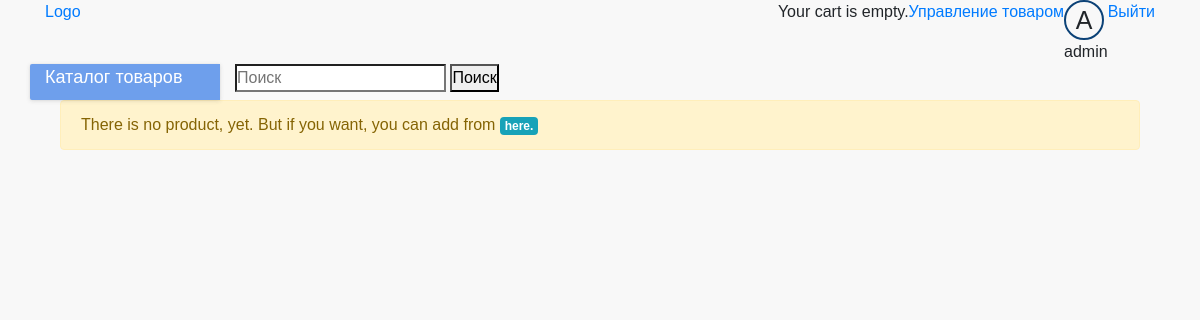
/store/manage/book/ (signed in), run on an earlier commit of the app's database.
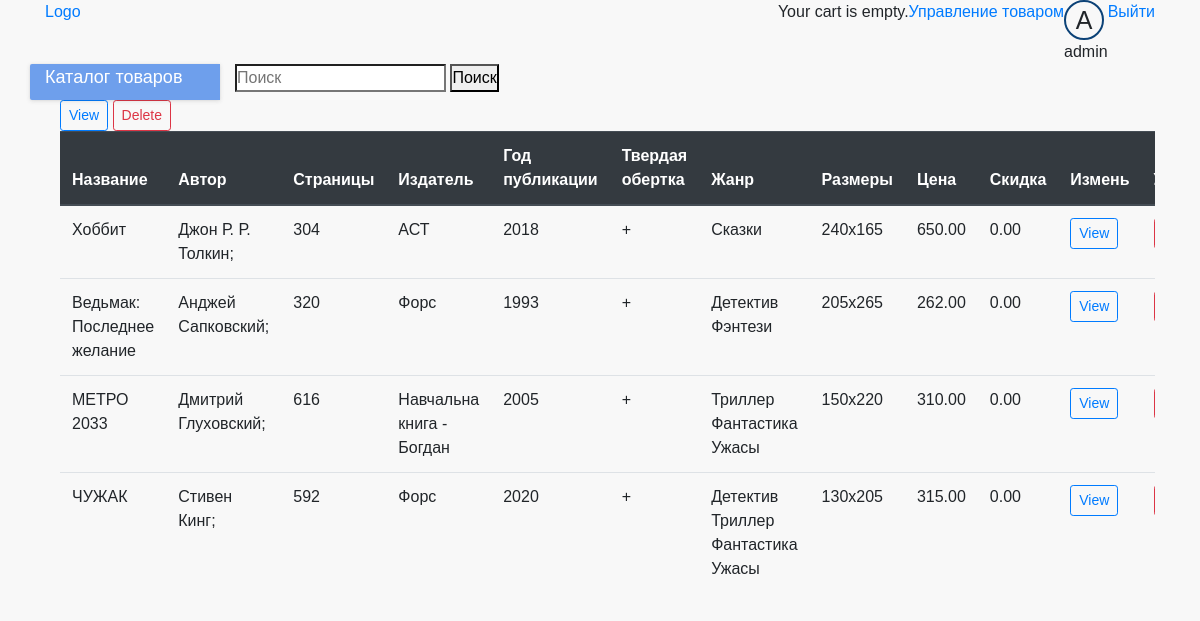
And on a later commit of the database.
### store/models.py (models this page shows, shortened)
class Product(models.Model):
    category = models.ForeignKey(Category, on_delete=models.SET_NULL, null=True)
    name = models.CharField(max_length=100, verbose_name='Название', help_text="Enter book name.", blank=True)
    price = models.DecimalField(max_digits=10, verbose_name='Цена', decimal_places=2, help_text="Enter price book",
                                blank=True)
    Discounts = models.DecimalField(max_digits=10, verbose_name='Скидка', decimal_places=2, help_text="Enter discounts",
                                    blank=True)
    image = models.ImageField(upload_to='images/books/', verbose_name='Изображение', blank=True, null=True)
    slug = models.SlugField(max_length=100)
    class Meta:
        ordering = ['-id']

class Book(Product):
    author = models.ManyToManyField(BookAuthor, verbose_name='Автор')
    genre = models.ManyToManyField(BookGenre, verbose_name='Жанр')
    hard_cover = models.CharField(max_length=1, verbose_name='Твердая обложка', help_text="Enter hard cover book (+/-)",
                                  blank=True)
    pages = models.CharField(max_length=5, verbose_name='Количество страниц', help_text="Enter number of pages",
                             blank=True)
    pub_year = models.IntegerField(verbose_name='Год издания', help_text="Enter year of publication", blank=True,
                                   null=True)
    publisher = models.ForeignKey(Publisher, on_delete=models.SET_NULL, null=True)
    size = models.CharField(max_length=10, verbose_name='Размеры', help_text="Enter size book", blank=True)

class Product(models.Model):
    category = models.ForeignKey(Category, on_delete=models.SET_NULL, null=True)
    name = models.CharField(max_length=100, verbose_name='Название', help_text="Enter book name.", blank=True)
    price = models.DecimalField(max_digits=10, verbose_name='Цена', decimal_places=2, help_text="Enter price book",
                                blank=True)
    Discounts = models.DecimalField(max_digits=10, verbose_name='Скидка', decimal_places=2, help_text="Enter discounts",
                                    blank=True)
    image = models.ImageField(upload_to='images/books/', verbose_name='Изображение', blank=True, null=True)
    slug = models.SlugField(max_length=100)
    class Meta:
        ordering = ['-id']

class BookAuthor(models.Model):
    name = models.CharField(max_length=50, verbose_name='Имя', help_text="Enter author name.", blank=True)
    slug = models.SlugField(max_length=100)
    def __str__(self):
        return self.name + ';'

class Publisher(models.Model):
    name = models.CharField(max_length=50, verbose_name='Жанр', help_text="Enter publisher.", blank=True)
    slug = models.SlugField(max_length=100)
    def __str__(self):
        return self.name

class BookGenre(models.Model):
    name = models.CharField(max_length=50, verbose_name='Жанр', help_text="Enter book genre.", blank=True)
    slug = models.SlugField(max_length=100)
    def __str__(self):
        return self.name

### store/views.py (the view)
# urls.py: path('store/manage/book/', views.BooksManageView.as_view(), name='book_manage'),
class BooksManageView(PermissionRequiredMixin, generic.ListView):
    permission_required = PERMISSION_ON_SITE['moderator']
    model = Book
    template_name = 'store/book/book_manage.html'
    paginate_by = 10
    def get_context_data(self, **kwargs):
        context = super(BooksManageView, self).get_context_data(**kwargs)
        context['is_shown_by_default'] = True
        return context

### cart/cart.py (called while the page is built)
    def __len__(self):
        return sum(item['quantity'] for item in self.cart.values())

### cart/context_processors.py (called while the page is built)
def cart(request):
    return {'cart': Cart(request)}

### store/templates/store/book/book_manage.html (shortened to what this page needs)
{% extends 'base_generic.html' %}
{% block content %}
  {% if book_list %}
    <div class="col-12" style="overflow-x: scroll">
      <a href="{% url 'store:book_create' %}">
        <button type="button" class="btn btn-outline-primary btn-sm">View</button>
      </a>
      <button type="button" class="btn btn-outline-danger btn-sm">Delete</button>
      <table class="table">
        <thead class="thead-dark">
        <tr>
          <th scope="col">Название</th>
          <th scope="col">Автор</th>
          <th scope="col">Страницы</th>
          <th scope="col">Издатель</th>
          <th scope="col">Год публикации</th>
          <th scope="col">Твердая обертка</th>
          <th scope="col">Жанр</th>
          <th scope="col">Размеры</th>
          <th scope="col">Цена</th>
          <th scope="col">Скидка</th>
          <th scope="col">Измень</th>
          <th scope="col">Удалить</th>
        </tr>
        </thead>
        <tbody>
        {% for product in book_list %}
          <tr>
            <td>{{ product.name }}</td>
            <td>
              {% for author in product.author.all %}
                {{ author }}
              {% endfor %}
            </td>
            <td>{{ product.pages }}</td>
            <td>{{ product.publisher }}</td>
            <td>{{ product.pub_year }}</td>
            <td>{{ product.hard_cover }}</td>
            <td>
              {% for genre in product.genre.all %}
                {{ genre }}
              {% endfor %}
            </td>
            <td>{{ product.size }}</td>
            <td>{{ product.price }}</td>
            <td>{{ product.Discounts }}</td>
            <td><a href="{% url 'store:book_update' product.slug %}">
              <button type="button" class="btn btn-outline-primary btn-sm">View</button>
            </a></td>
            <td></td>
          </tr>
        {% endfor %}
        </tbody>
      </table>
    </div>
  {% else %}
    <div class="col-12">
      <div class="alert alert-warning" role="alert">
        There is no product, yet. But if you want, you can add from <a class="badge badge-info"
                                                                       href="{% url '' %}"><strong>here.</strong></a>
      </div>
    </div>
  {% endif %}
{% endblock %}

What changed in the data, as far as the page shows it:
added Book: name "Хоббит", pages "304", publisher "АСТ", pub_year "2018", hard_cover "+", size "240x165", price "650.00", Discounts "0.00"
added BookAuthor: name "Джон Р. Р. Толкин;", shown under "Хоббит"
added BookGenre: name "Сказки", shown under "Хоббит"
added Book: name "Ведьмак: Последнее желание", pages "320", publisher "Форс", pub_year "1993", hard_cover "+", size "205х265", price "262.00", Discounts "0.00"
added BookAuthor: name "Анджей Сапковский;", shown under "Ведьмак: Последнее желание"
added BookGenre: name "Детектив"
added BookGenre: name "Фэнтези", shown under "Ведьмак: Последнее желание"
added Book: name "МЕТРО 2033", pages "616", publisher "Навчальна книга - Богдан", pub_year "2005", hard_cover "+", size "150х220", price "310.00", Discounts "0.00"
added BookAuthor: name "Дмитрий Глуховский;", shown under "МЕТРО 2033"
added BookGenre: name "Триллер"
added BookGenre: name "Фантастика"
added BookGenre: name "Ужасы"
added Book: name "ЧУЖАК", pages "592", publisher "Форс", pub_year "2020", hard_cover "+", size "130x205", price "315.00", Discounts "0.00"
added BookAuthor: name "Стивен Кинг;", shown under "ЧУЖАК"
Also different on the page:
text no longer shown: "There is no product, yet. But if you want, you can add from here."
text now shown: "View Delete Название Автор Страницы Издатель Год публикации Твердая обертка Жанр Размеры Цена Скидка Измень"
